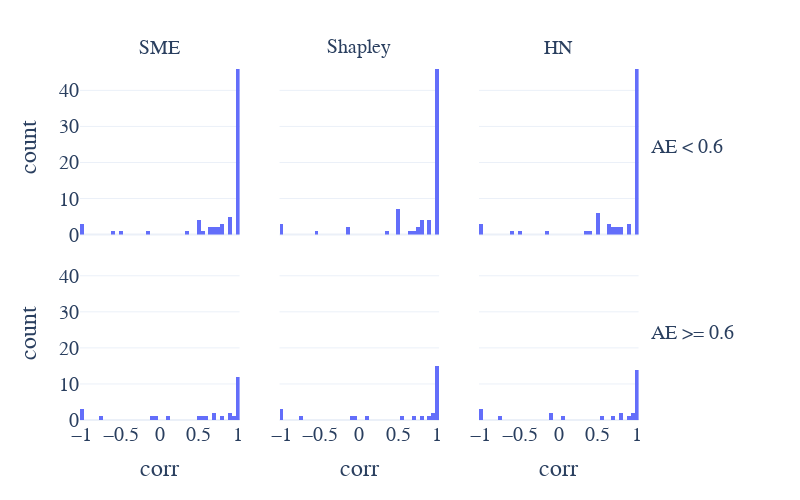

Notebook source saved alongside this figure:
### Code cell
def annotate(a):

    if a.text.split("=")[-1] in df_long.attribution_method.unique():
        return a.update(text=a.text.split("=")[-1])
    
    if a.text.split("=", 1)[-1] in df_long.absolute_error_class.unique(): 
        return a.update(text=f"\t AE {a.text.split('=', 1)[-1]}", textangle=0)

    return  a.update(text=a.text.split("=")[-1])

fig = px.histogram(
    df_long, 
    x="corr", 
    facet_row="absolute_error_class", 
    facet_col="attribution_method",
    nbins=100,
    facet_col_spacing=0.07
)

fig.update_layout(
    autosize=False, 
    width=800, 
    height=500,
    font=dict(
        family="times new roman",
        size=20
    ),
    margin={"r": 150},
)
fig.for_each_annotation(annotate)
fig.show()

### Figure 1 — Plotly figure (JSON) as saved in the notebook; plotly's stock layout.template omitted (floating-point values rounded to 4 significant figures)
{"data": [{"alignmentgroup": "True", "bingroup": "x", "hovertemplate": "absolute_error_class=< 0.6<br>attribution_method=SME<br>corr=%{x}<br>count=%{y}<extra></extra>", "legendgroup": "", "marker": {"color": "#636efa", "pattern": {"shape": ""}}, "name": "", "nbinsx": 100, "offsetgroup": "", "orientation": "v", "showlegend": false, "type": "histogram", "x": [1, 1, 1, 1, 1, 0.5, 0.5, 1, 0.6667, 1, 1, 1, 1, 1, 1, 1, 1, 1, -1, 1, 1, 1, 1, 1, 1, 1, 1, 1, 1, 1, 0.5643, 1, -0.5789, 0.8947, 1, 0.7, 0.9177, -0.5, 1, 0.9177, 1, -1, 1, 0.8165, -1, 0.8, 1, 0.7071, 0.7906, 1, 0.6417, 1, 0.7454, 1, 1, 1, 1, 1, 0.5, 1, 0.8944, 0.5, 0.3333, 1, 1, 1, -0.1309, 0.7255, 0.9177, 1, 1, 1], "xaxis": "x4", "yaxis": "y4"}, {"alignmentgroup": "True", "bingroup": "x", "hovertemplate": "absolute_error_class=< 0.6<br>attribution_method=Shapley<br>corr=%{x}<br>count=%{y}<extra></extra>", "legendgroup": "", "marker": {"color": "#636efa", "pattern": {"shape": ""}}, "name": "", "nbinsx": 100, "offsetgroup": "", "orientation": "v", "showlegend": false, "type": "histogram", "x": [1, 1, 1, 1, 1, 0.5, 0.5, 1, 0.7778, 1, 1, 1, 1, 1, 1, 1, 1, 1, -1, 1, 1, 1, 1, 1, 1, 1, 1, 1, 1, 1, -0.1539, 1, -0.5643, 0.8947, 1, 0.9, 0.9177, 0.5, 1, 1, 1, -1, 0.5, 0.8165, -1, 0.8, 1, 0.7071, 0.7906, 1, 0.6417, 1, 0.7454, 1, 1, 1, 1, 1, 0.5, 1, 0.8944, 0.5, 0.3333, 1, 1, 0.5, -0.1309, 0.7255, 1, 1, 1, 1], "xaxis": "x5", "yaxis": "y5"}, {"alignmentgroup": "True", "bingroup": "x", "hovertemplate": "absolute_error_class=< 0.6<br>attribution_method=HN<br>corr=%{x}<br>count=%{y}<extra></extra>", "legendgroup": "", "marker": {"color": "#636efa", "pattern": {"shape": ""}}, "name": "", "nbinsx": 100, "offsetgroup": "", "orientation": "v", "showlegend": false, "type": "histogram", "x": [1, 1, 1, 1, 1, 0.5, 0.5, 1, 0.6667, 1, 1, 1, 1, 1, 1, 1, 1, 1, -1, 1, 1, 1, 1, 1, 1, 1, 1, 1, 1, 1, -0.1579, 1, -0.5789, 0.8947, 1, 0.7, 0.9177, -0.5, 1, 1, 1, -1, 0.5, 0.8165, -1, 0.4, 1, 0.7071, 0.7906, 1, 0.6417, 1, 0.7454, 1, 1, 1, 1, 1, 0.5, 1, 0.8944, 0.5, 0.3333, 1, 1, 0.5, 0.6547, 0.7255, 1, 1, 1, 1], "xaxis": "x6", "yaxis": "y6"}, {"alignmentgroup": "True", "bingroup": "x", "hovertemplate": "absolute_error_class=>= 0.6<br>attribution_method=SME<br>corr=%{x}<br>count=%{y}<extra></extra>", "legendgroup": "", "marker": {"color": "#636efa", "pattern": {"shape": ""}}, "name": "", "nbinsx": 100, "offsetgroup": "", "orientation": "v", "showlegend": false, "type": "histogram", "x": [1, 1, 1, 1, 1, -1, 0.6842, -1, 1, 0.8868, 1, -1, 0.6071, 0.08571, -0.02857, 0.6981, -0.7379, 0.971, -0.08956, 1, 1, 1, 0.5, 0.9, 0.7759, 1, 1, 0.5369], "xaxis": "x", "yaxis": "y"}, {"alignmentgroup": "True", "bingroup": "x", "hovertemplate": "absolute_error_class=>= 0.6<br>attribution_method=Shapley<br>corr=%{x}<br>count=%{y}<extra></extra>", "legendgroup": "", "marker": {"color": "#636efa", "pattern": {"shape": ""}}, "name": "", "nbinsx": 100, "offsetgroup": "", "orientation": "v", "showlegend": false, "type": "histogram", "x": [1, 1, 1, 1, 1, -1, 0.6842, -1, 1, 1, 1, -1, 0.9286, 0.08571, -0.02857, 1, -0.7379, 0.971, -0.09091, 1, 1, 1, 1, 0.9, 0.7759, 1, 1, 0.5369], "xaxis": "x2", "yaxis": "y2"}, {"alignmentgroup": "True", "bingroup": "x", "hovertemplate": "absolute_error_class=>= 0.6<br>attribution_method=HN<br>corr=%{x}<br>count=%{y}<extra></extra>", "legendgroup": "", "marker": {"color": "#636efa", "pattern": {"shape": ""}}, "name": "", "nbinsx": 100, "offsetgroup": "", "orientation": "v", "showlegend": false, "type": "histogram", "x": [1, 1, 0.9487, 1, 1, -1, 0.6842, -1, 1, 1, 1, -1, 0.7857, 0.02857, -0.08571, 0.9907, -0.7379, 0.971, -0.09091, 1, 1, 1, 1, 0.9, 0.7759, 1, 1, 0.5369], "xaxis": "x3", "yaxis": "y3"}], "layout": {"annotations": [{"font": {}, "showarrow": false, "text": "SME", "x": 0.14, "xanchor": "center", "xref": "paper", "y": 1, "yanchor": "bottom", "yref": "paper"}, {"font": {}, "showarrow": false, "text": "Shapley", "x": 0.49, "xanchor": "center", "xref": "paper", "y": 1, "yanchor": "bottom", "yref": "paper"}, {"font": {}, "showarrow": false, "text": "HN", "x": 0.84, "xanchor": "center", "xref": "paper", "y": 1, "yanchor": "bottom", "yref": "paper"}, {"font": {}, "showarrow": false, "text": "\t AE >= 0.6", "textangle": 0, "x": 0.98, "xanchor": "left", "xref": "paper", "y": 0.2425, "yanchor": "middle", "yref": "paper"}, {"font": {}, "showarrow": false, "text": "\t AE < 0.6", "textangle": 0, "x": 0.98, "xanchor": "left", "xref": "paper", "y": 0.7575, "yanchor": "middle", "yref": "paper"}], "autosize": false, "barmode": "relative", "font": {"family": "times new roman", "size": 20}, "height": 500, "legend": {"tracegroupgap": 0}, "margin": {"r": 150, "t": 60}, "width": 800, "xaxis": {"anchor": "y", "autorange": true, "domain": [0, 0.28], "range": [-1.025, 1.025], "title": {"text": "corr"}, "type": "linear"}, "xaxis2": {"anchor": "y2", "autorange": true, "domain": [0.35, 0.63], "matches": "x", "range": [-1.025, 1.025], "title": {"text": "corr"}, "type": "linear"}, "xaxis3": {"anchor": "y3", "autorange": true, "domain": [0.7, 0.98], "matches": "x", "range": [-1.025, 1.025], "title": {"text": "corr"}, "type": "linear"}, "xaxis4": {"anchor": "y4", "autorange": true, "domain": [0, 0.28], "matches": "x", "range": [-1.025, 1.025], "showticklabels": false, "type": "linear"}, "xaxis5": {"anchor": "y5", "autorange": true, "domain": [0.35, 0.63], "matches": "x", "range": [-1.025, 1.025], "showticklabels": false, "type": "linear"}, "xaxis6": {"anchor": "y6", "autorange": true, "domain": [0.7, 0.98], "matches": "x", "range": [-1.025, 1.025], "showticklabels": false, "type": "linear"}, "yaxis": {"anchor": "x", "autorange": true, "domain": [0, 0.485], "range": [0, 48.42], "title": {"text": "count"}}, "yaxis2": {"anchor": "x2", "autorange": true, "domain": [0, 0.485], "matches": "y", "range": [0, 48.42], "showticklabels": false}, "yaxis3": {"anchor": "x3", "autorange": true, "domain": [0, 0.485], "matches": "y", "range": [0, 48.42], "showticklabels": false}, "yaxis4": {"anchor": "x4", "autorange": true, "domain": [0.515, 1], "matches": "y", "range": [0, 48.42], "title": {"text": "count"}}, "yaxis5": {"anchor": "x5", "autorange": true, "domain": [0.515, 1], "matches": "y", "range": [0, 48.42], "showticklabels": false}, "yaxis6": {"anchor": "x6", "autorange": true, "domain": [0.515, 1], "matches": "y", "range": [0, 48.42], "showticklabels": false}}}
